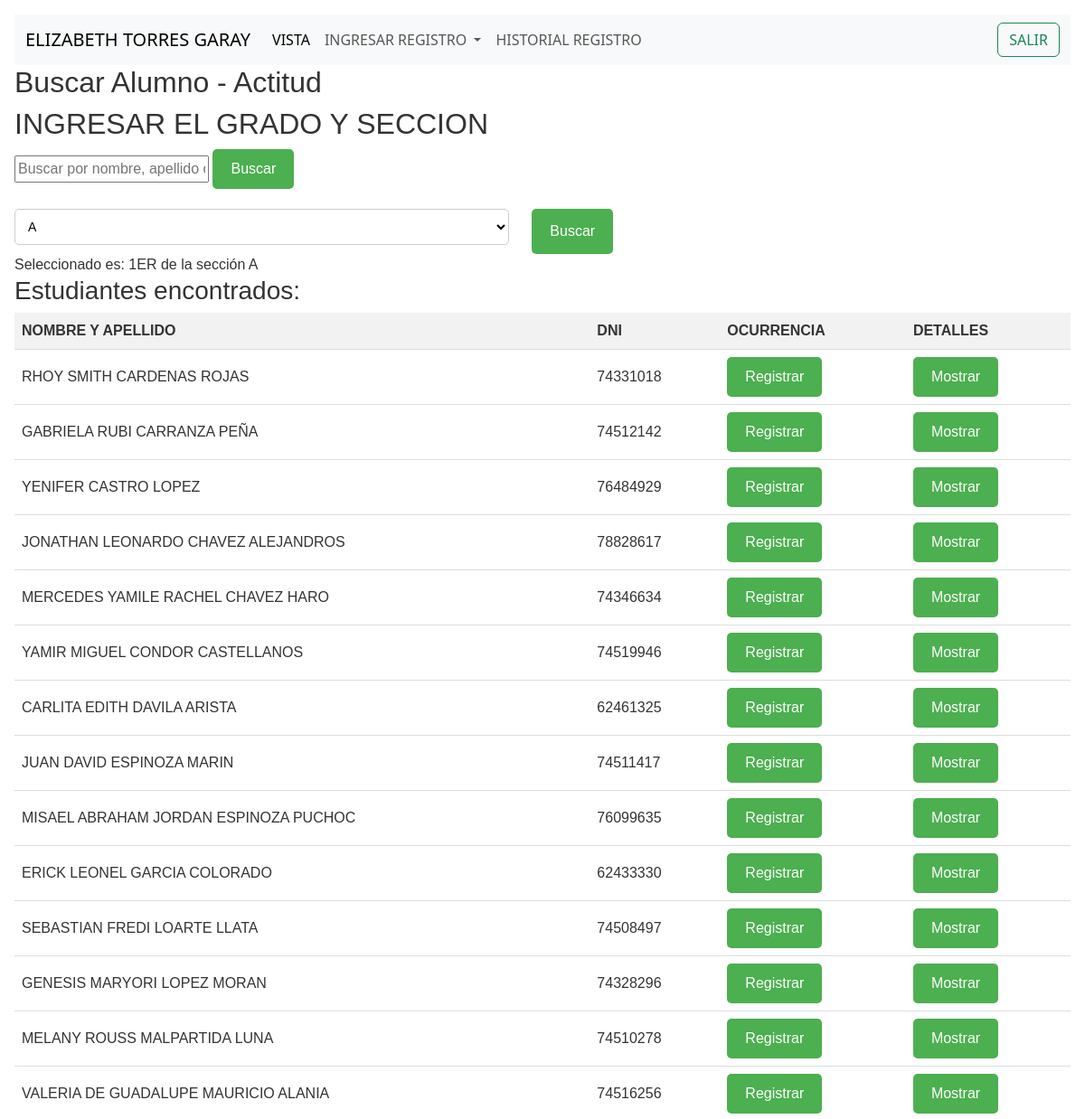
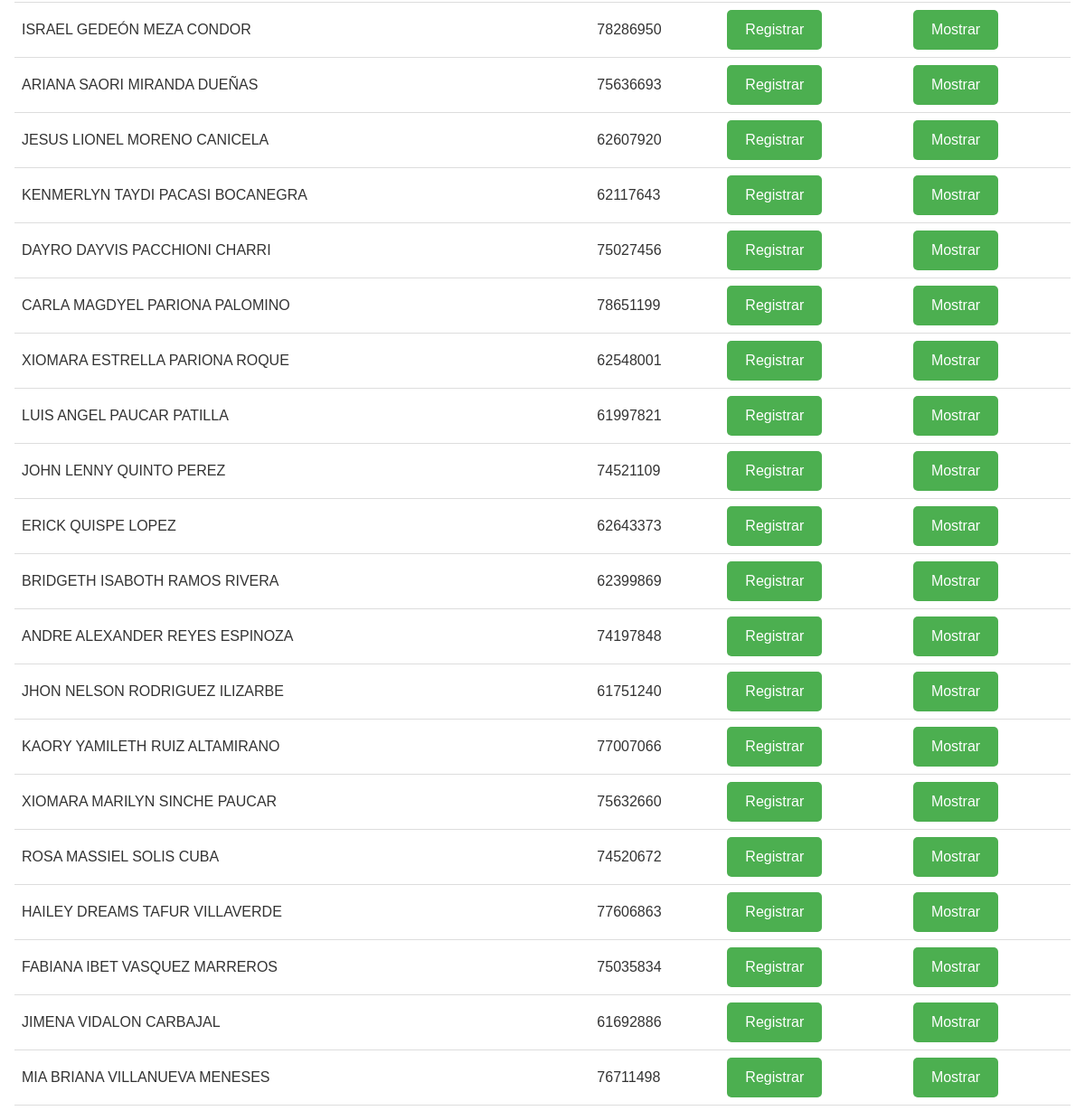
The page /PanelPrincipal/registrar_Actitud.php?grados_A_Act=1ER (signed in) on the database its author committed (2 pictures, top to bottom).
### tables this page shows
CREATE TABLE `alumnos` (
  `idAlumno` int(11) NOT NULL,
  `nomAlumno` varchar(50) DEFAULT NULL,
  `apeAlumno` varchar(50) DEFAULT NULL,
  `secAlumno` varchar(50) DEFAULT NULL,
  `gradAlumno` varchar(50) DEFAULT NULL,
  `dniAlumno` varchar(20) DEFAULT NULL,
  `generoAlum` varchar(5) DEFAULT NULL
);

### PanelPrincipal/registrar_Actitud.php (the view, shortened to what this page needs)
<!doctype html>
<html lang="es">
  <head>
    <link href="https://cdn.jsdelivr.net/npm/bootstrap@5.3.0/dist/css/bootstrap.min.css" rel="stylesheet">
    <link href="https://getbootstrap.com/docs/5.3/assets/css/docs.css" rel="stylesheet">
    <link rel="stylesheet" href="estilos_de_entorno.css">
  </head>
<body class="p-3 m-0 border-0 bd-example m-0 border-0">
<nav class="navbar navbar-expand-lg bg-body-tertiary">
  <div class="container-fluid">
    <a class="navbar-brand" href="#">  <?php
                         echo $_SESSION['nombre'] . $_SESSION['apellido'];
                          ?> </a>
    <div class="collapse navbar-collapse" id="navbarSupportedContent">
      <ul class="navbar-nav me-auto mb-2 mb-lg-0">
        <li class="nav-item">
          <a class="nav-link active" aria-current="page" href="vista.php">VISTA</a>
        </li>
        <li class="nav-item dropdown">
          <a class="nav-link dropdown-toggle" href="#" role="button" data-bs-toggle="dropdown" aria-expanded="false">
            INGRESAR REGISTRO
           </a>
        </li>
        <li class="nav-item">
          <a class="nav-link" href="mostrar_Registros.php">HISTORIAL REGISTRO</a>
        </li>
      </ul>
      <a href="controlador/controlador_cerrar_session.php"> <button class="btn btn-outline-success" type="submit" >SALIR</button></a>
    </div>
  </div>
</nav>
<main>
<?php
$servername = "sql209.infinityfree.com";
$username = "if0_34477030";
$password = "h0Cqbl8sBR";
$baseDatos = "if0_34477030_bdakirakato";
$conn = new mysqli($servername, $username, $password, $baseDatos);
?>
<h2>Buscar Alumno - Actitud</h2>
  <h2>INGRESAR EL GRADO Y SECCION</h2>
  <div class="buscarAlumnoExact">
        <input type="text" id="buscarInputAct" placeholder="Buscar por nombre, apellido o DNI">
        <button class="botonAlumnoExact" onclick="buscarAlumnoAct()">Buscar</button>
        </div>
  <form style="display: flex;" method="get">
    <div class="form-group" style="width: 20%;">
      <select name="seccionAct" id="seccionAct">
        <option value="A" <?php if (isset($_GET['seccion']) && $_GET['seccion'] == 'A') echo 'selected'; ?>>A</option>
      </select>
    </div>
    <button class="botonSeccionAct"  name="submit" onclick="SeccionAct()" id="buscarSeccionAct" style="margin-left: 29%;" >Buscar</button>
  </form>
<?php
if (isset($_GET['grados_A_Act'])) {
    $gradoSeleccionado = $_GET['grados_A_Act'];
    echo "Seleccionado es: " . $gradoSeleccionado . " de la sección A";
    $consulta = "SELECT * FROM alumnos WHERE secAlumno = 'A' AND gradAlumno = '$gradoSeleccionado'";
    $result = $conn->query($consulta);
    if ($result !== false && $result->num_rows > 0) {
        echo "<h3>Estudiantes encontrados:</h3>";
        echo '<table id="tablaAlumnos">';
        echo '<tr>
                <th>NOMBRE Y APELLIDO</th>
                <th>DNI</th>
                <th>OCURRENCIA</th>
                <th>DETALLES</th>
              </tr>';
        while ($fila = $result->fetch_assoc()) {
            $codigoAct = $fila["idAlumno"];
            $nombreAct = $fila["nomAlumno"];
            $apellidoAct = $fila["apeAlumno"];
            $dniAct = $fila["dniAlumno"];
            echo '<tr>
                    <td>' . $nombreAct. '  ' . $apellidoAct . '</td>
                    <td>' . $dniAct . '</td>
                    <td>
                      <button type="button" name="RegistarIncidencia" data-id="'. $codigoAct .'"data-dni="' . $dniAct . '" data-nombre="' . $nombreAct . '">Registrar</button>
                    </td>
                    <td>
                    <button type="button" name="mostrarIncidencia" data-id="'. $codigoAct .'"data-dni="' . $dniAct . '" data-nombre="' . $nombreAct . '">Mostrar</button>
                  </td>
                  </tr>';
        }
        echo '</table>';
    } else {
        echo "No se encontraron estudiantes para la sección y grado seleccionados.";
    }
}
?>
</main>

### PanelPrincipal/estilos_de_entorno.css (style rules this page uses)
a { text-decoration: none; color: green; }
main { color: #333; font-family: Arial, sans-serif; }
button { padding: 10px 20px; border: none; border-radius: 5px; background-color: #4caf50; color: #ffffff; font-size: 16px; cursor: pointer; }
select { width: 234%; padding: 10px; border-radius: 5px; border: 1px solid #ccc; background-color: #ffffff; font-size: 14px; margin-bottom: 10px; }
.buscarAlumnoExact { margin-bottom: 22px; }
table { border-collapse: collapse; width: 100%; }
th, td { padding: 8px; text-align: left; border-bottom: 1px solid #ddd; }
th { background-color: #f2f2f2; }

### rows shown on the page
alumnos: nomAlumno "RHOY SMITH", apeAlumno "CARDENAS ROJAS", dniAlumno "74331018"
alumnos: nomAlumno "GABRIELA RUBI", apeAlumno "CARRANZA PEÑA", dniAlumno "74512142"
alumnos: nomAlumno "YENIFER", apeAlumno "CASTRO LOPEZ", dniAlumno "76484929"
alumnos: nomAlumno "JONATHAN LEONARDO", apeAlumno "CHAVEZ ALEJANDROS", dniAlumno "78828617"
alumnos: nomAlumno "MERCEDES YAMILE RACHEL", apeAlumno "CHAVEZ HARO", dniAlumno "74346634"
alumnos: nomAlumno "YAMIR MIGUEL", apeAlumno "CONDOR CASTELLANOS", dniAlumno "74519946"
alumnos: nomAlumno "CARLITA EDITH", apeAlumno "DAVILA ARISTA", dniAlumno "62461325"
alumnos: nomAlumno "JUAN DAVID", apeAlumno "ESPINOZA MARIN", dniAlumno "74511417"
alumnos: nomAlumno "MISAEL ABRAHAM JORDAN", apeAlumno "ESPINOZA PUCHOC", dniAlumno "76099635"
alumnos: nomAlumno "ERICK LEONEL", apeAlumno "GARCIA COLORADO", dniAlumno "62433330"
alumnos: nomAlumno "SEBASTIAN FREDI", apeAlumno "LOARTE LLATA", dniAlumno "74508497"
alumnos: nomAlumno "GENESIS MARYORI", apeAlumno "LOPEZ MORAN", dniAlumno "74328296"
alumnos: nomAlumno "MELANY ROUSS", apeAlumno "MALPARTIDA LUNA", dniAlumno "74510278"
alumnos: nomAlumno "VALERIA DE GUADALUPE", apeAlumno "MAURICIO ALANIA", dniAlumno "74516256"
alumnos: nomAlumno "ISRAEL GEDEÓN", apeAlumno "MEZA CONDOR", dniAlumno "78286950"
alumnos: nomAlumno "ARIANA SAORI", apeAlumno "MIRANDA DUEÑAS", dniAlumno "75636693"
alumnos: nomAlumno "JESUS LIONEL", apeAlumno "MORENO CANICELA", dniAlumno "62607920"
alumnos: nomAlumno "KENMERLYN TAYDI", apeAlumno "PACASI BOCANEGRA", dniAlumno "62117643"
alumnos: nomAlumno "DAYRO DAYVIS", apeAlumno "PACCHIONI CHARRI", dniAlumno "75027456"
alumnos: nomAlumno "CARLA MAGDYEL", apeAlumno "PARIONA PALOMINO", dniAlumno "78651199"
alumnos: nomAlumno "XIOMARA ESTRELLA", apeAlumno "PARIONA ROQUE", dniAlumno "62548001"
alumnos: nomAlumno "LUIS ANGEL", apeAlumno "PAUCAR PATILLA", dniAlumno "61997821"
alumnos: nomAlumno "JOHN LENNY", apeAlumno "QUINTO PEREZ", dniAlumno "74521109"
alumnos: nomAlumno "ERICK", apeAlumno "QUISPE LOPEZ", dniAlumno "62643373"
alumnos: nomAlumno "BRIDGETH ISABOTH", apeAlumno "RAMOS RIVERA", dniAlumno "62399869"
alumnos: nomAlumno "ANDRE ALEXANDER", apeAlumno "REYES ESPINOZA", dniAlumno "74197848"
alumnos: nomAlumno "JHON NELSON", apeAlumno "RODRIGUEZ ILIZARBE", dniAlumno "61751240"
alumnos: nomAlumno "KAORY YAMILETH", apeAlumno "RUIZ ALTAMIRANO", dniAlumno "77007066"
alumnos: nomAlumno "XIOMARA MARILYN", apeAlumno "SINCHE PAUCAR", dniAlumno "75632660"
alumnos: nomAlumno "ROSA MASSIEL", apeAlumno "SOLIS CUBA", dniAlumno "74520672"
alumnos: nomAlumno "HAILEY DREAMS", apeAlumno "TAFUR VILLAVERDE", dniAlumno "77606863"
alumnos: nomAlumno "FABIANA IBET", apeAlumno "VASQUEZ MARREROS", dniAlumno "75035834"
alumnos: nomAlumno "JIMENA", apeAlumno "VIDALON CARBAJAL", dniAlumno "61692886"
alumnos: nomAlumno "MIA BRIANA", apeAlumno "VILLANUEVA MENESES", dniAlumno "76711498"

### other values the page prints
$_SESSION['nombre'] "ELIZABETH"
$_SESSION['apellido'] "TORRES GARAY"
$gradoSeleccionado "1ER"
